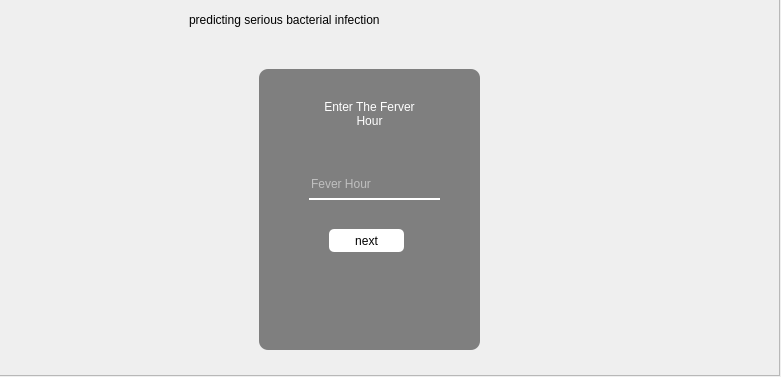
<?xml version="1.0" encoding="UTF-8"?>
<ui version="4.0">
 <class>Form</class>
 <widget class="QWidget" name="Form">
  <property name="geometry">
   <rect>
    <x>0</x>
    <y>0</y>
    <width>781</width>
    <height>377</height>
   </rect>
  </property>
  <property name="windowTitle">
   <string>Form</string>
  </property>
  <widget class="QFrame" name="frame">
   <property name="geometry">
    <rect>
     <x>-1</x>
     <y>-1</y>
     <width>781</width>
     <height>377</height>
    </rect>
   </property>
   <property name="frameShape">
    <enum>QFrame::StyledPanel</enum>
   </property>
   <property name="frameShadow">
    <enum>QFrame::Raised</enum>
   </property>
   <widget class="QLabel" name="label">
    <property name="geometry">
     <rect>
      <x>0</x>
      <y>0</y>
      <width>781</width>
      <height>377</height>
     </rect>
    </property>
    <property name="styleSheet">
     <string notr="true">background-image: url(Untitled.png);</string>
    </property>
    <property name="text">
     <string/>
    </property>
   </widget>
   <widget class="QLabel" name="label_2">
    <property name="geometry">
     <rect>
      <x>190</x>
      <y>0</y>
      <width>441</width>
      <height>41</height>
     </rect>
    </property>
    <property name="styleSheet">
     <string notr="true">font: 21pt &quot;Impact&quot;;</string>
    </property>
    <property name="text">
     <string>predicting serious bacterial infection</string>
    </property>
   </widget>
   <widget class="QLabel" name="label_3">
    <property name="geometry">
     <rect>
      <x>260</x>
      <y>70</y>
      <width>221</width>
      <height>281</height>
     </rect>
    </property>
    <property name="styleSheet">
     <string notr="true">background-color:rgb(0,0,0,120);
border-radius:9px;</string>
    </property>
    <property name="text">
     <string/>
    </property>
   </widget>
   <widget class="QLabel" name="label_4">
    <property name="geometry">
     <rect>
      <x>310</x>
      <y>90</y>
      <width>121</width>
      <height>51</height>
     </rect>
    </property>
    <property name="styleSheet">
     <string notr="true">font: 75 12pt &quot;Tahoma&quot;;
color:rgb(255,255,255);</string>
    </property>
    <property name="text">
     <string>&lt;html&gt;&lt;head/&gt;&lt;body&gt;&lt;p align=&quot;center&quot;&gt;Enter The Ferver &lt;br/&gt;Hour&lt;/p&gt;&lt;/body&gt;&lt;/html&gt;</string>
    </property>
   </widget>
   <widget class="QLineEdit" name="feverhour">
    <property name="geometry">
     <rect>
      <x>310</x>
      <y>170</y>
      <width>131</width>
      <height>31</height>
     </rect>
    </property>
    <property name="styleSheet">
     <string notr="true">border:none;
background-color:rgb(0,0,0,0);
border-bottom:1.5px solid rgb(255,255,255); 
color:rgb(255,255,255);</string>
    </property>
    <property name="inputMask">
     <string/>
    </property>
    <property name="text">
     <string/>
    </property>
    <property name="placeholderText">
     <string>Fever Hour</string>
    </property>
   </widget>
   <widget class="QPushButton" name="next1">
    <property name="geometry">
     <rect>
      <x>330</x>
      <y>230</y>
      <width>75</width>
      <height>23</height>
     </rect>
    </property>
    <property name="styleSheet">
     <string notr="true">border-radius:5px;
background-color:rgb(255,255,255);</string>
    </property>
    <property name="text">
     <string>next</string>
    </property>
   </widget>
  </widget>
 </widget>
 <resources>
  <include location="res.qrc"/>
 </resources>
 <connections/>
</ui>
